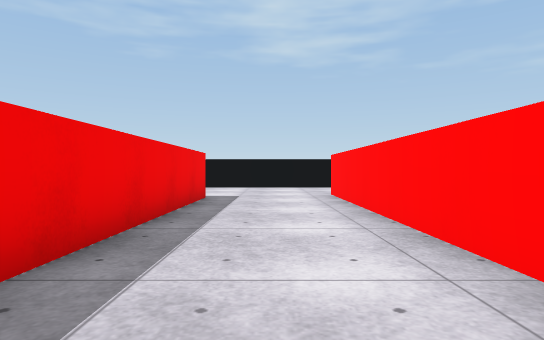
View 1 (above)

20 first-person views from a walk through a scene from a Unity 3-D project. The camera is 0.62 m above the floor, looks level and sees 75° across. The floor is counted in squares, 1 m on a side. Each view is taken from the middle of a square. On the plan, view 1 faces up. The plan holds only what a view shows up to about 10 squares ahead; the rest is blank. Surface patterns are stand-ins for the level's own textures.

View 2
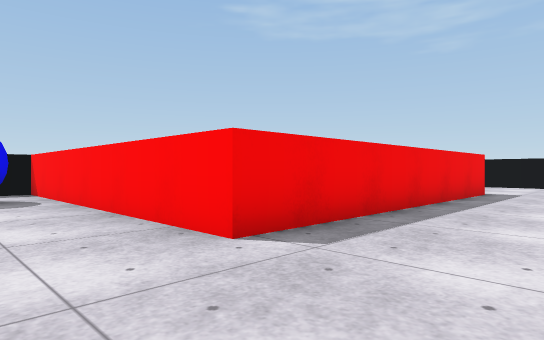

View 3
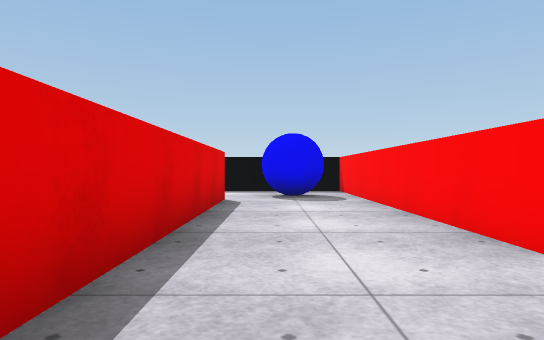

View 4
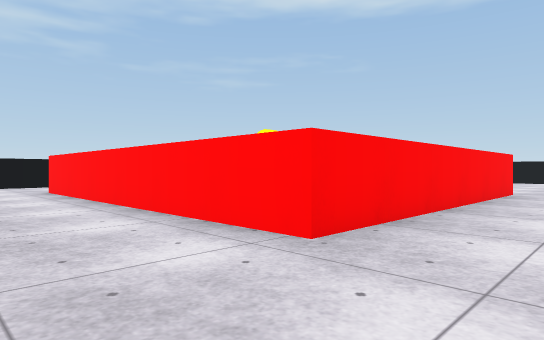

View 5
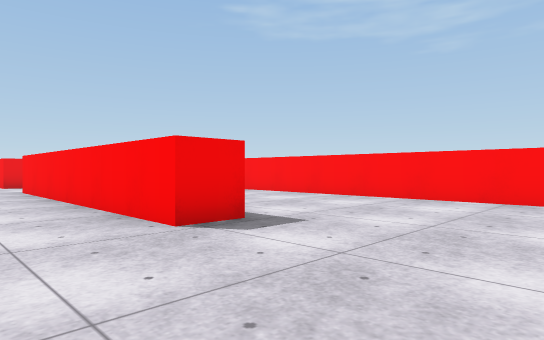

View 6
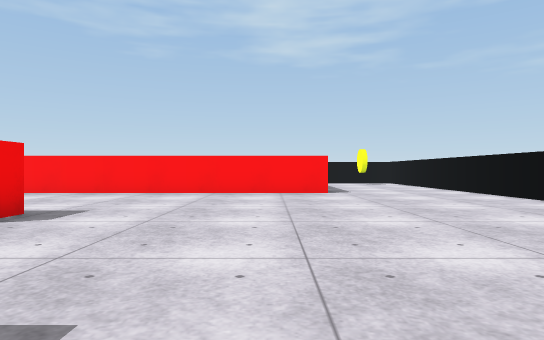

View 7
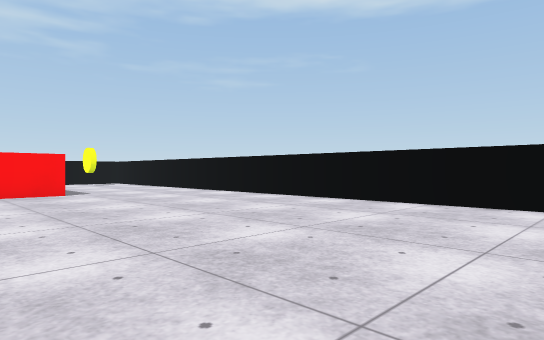

View 8
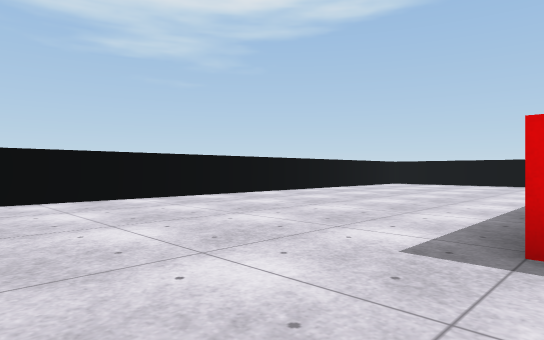

View 9
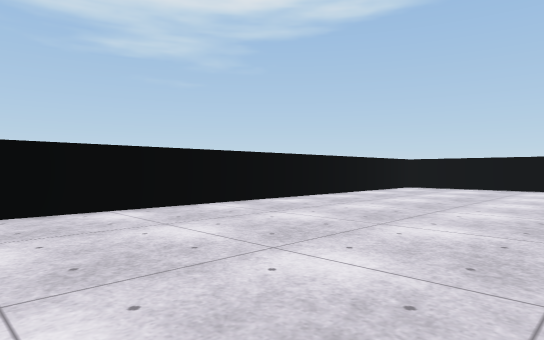

View 10
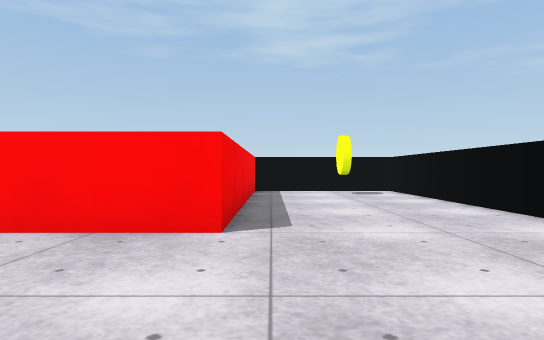

View 11
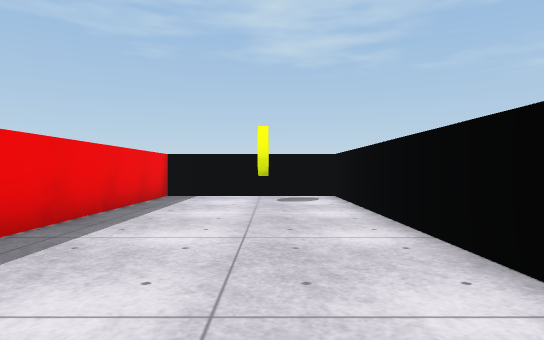

View 12
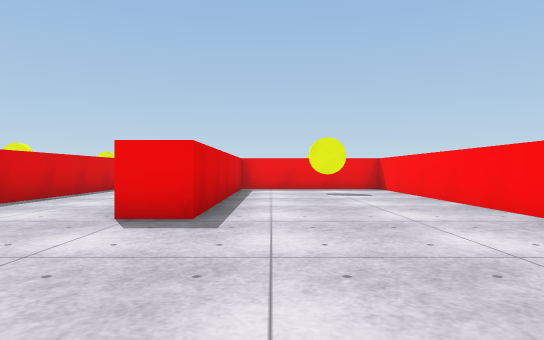

View 13
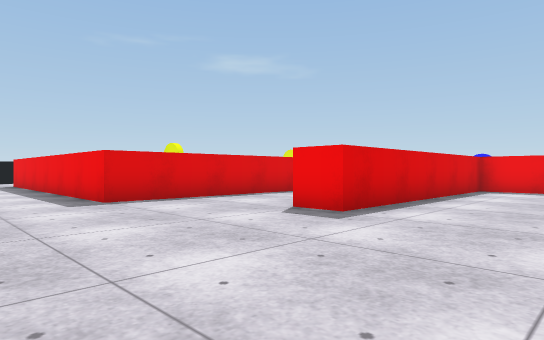

View 14
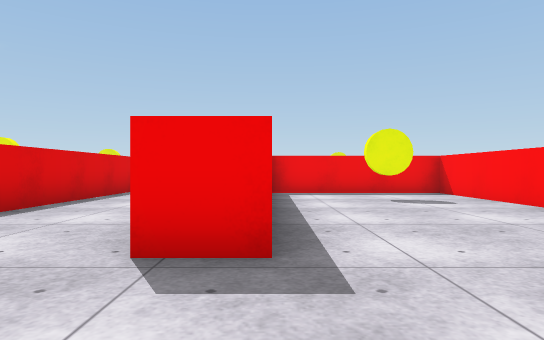

View 15
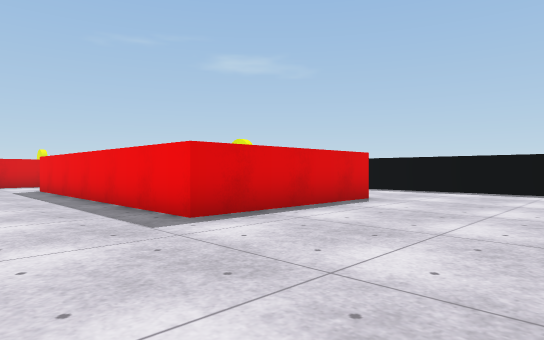

View 16
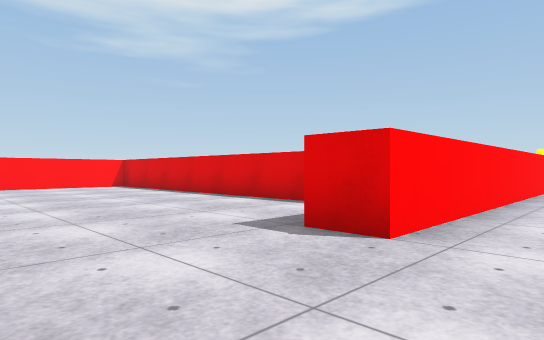

View 17
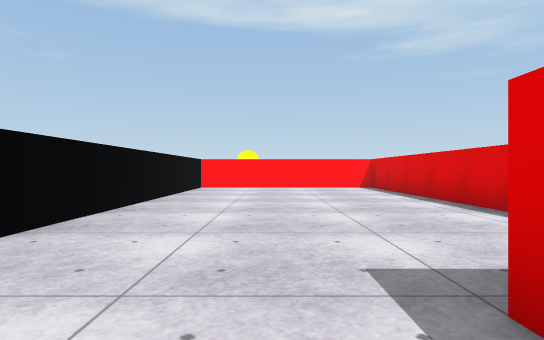

View 18
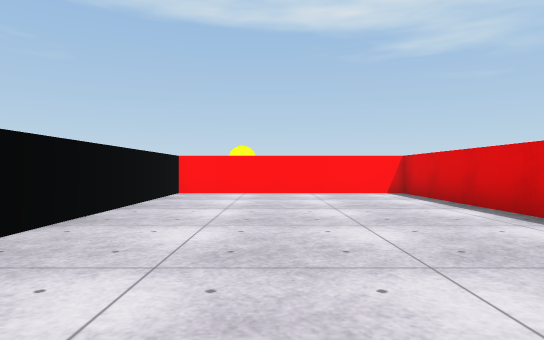

View 19
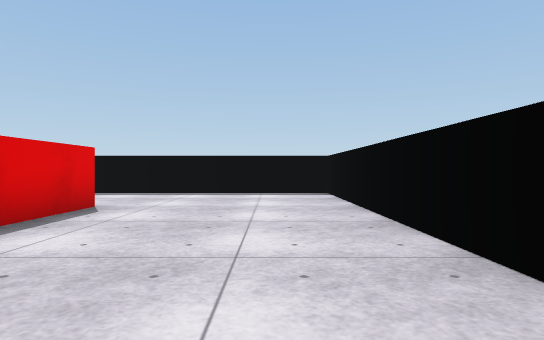

View 20
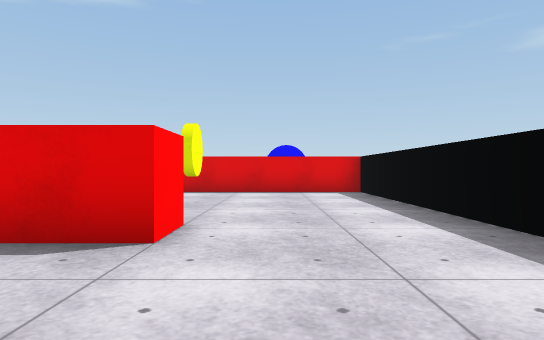

### Floor plan
Points are (right, up) in squares from view 1. A wall is a line through its corners. A room is listed if a view was taken in it or the views show most of it. See-through windows are left out.
Room 1 (views 1, 4, 15, 16, 17, 18, 19, 20)
walls: (4.5, 6.5) (13.5, 6.5) (13.5, 12.5) (6, 12.5); (-6, 7) (-6, 8) (-1.5, 8) (-1.5, 0) (-9.5, 0) (-9.5, -0.6); (1.5, 0) (1.5, 9) (2.5, 9); (-5.4, 12.5) (-9.5, 12.5) (-9.5, 1); (-6.5, -3) (-0.2, -3)
ways out: opening at (1, -1.5) to room 2; opening at (-8, -3.5)
objects: blue ball (-8, -2) to (-7, -1); coin (-5, 4)
Room 2 (views 2, 3, 5, 6, 7, 8, 9, 10, 11, 12, 13, 14)
walls: (2.9, 1) (9.5, 1) (9.5, 0) (1.5, 0); (2, -3) (11.5, -3) (11.5, -7.6); (18.5, -11.6) (18.5, 12.5) (14.5, 12.5) (14.5, 5.5) (2.5, 5.5) (2.5, 1)
ways out: opening at (1, -1.5) to room 1
objects: coin (4, 3) to (4, 4); coin (17, 11)

Positions as (right, up) in squares from view 1, and headings:
1: (0, 0), facing up
2: (1, -2), facing up-left
3: (1, -2), facing left
4: (-1, -2), facing up-right
5: (13, -2), facing up-left
6: (13, -4), facing up
7: (12, -4), facing up-right
8: (11, 0), facing down-right
9: (13, -3), facing down-right
10: (15, 2), facing up
11: (17, 4), facing up
12: (14, 2), facing left
13: (14, 4), facing down-left
14: (12, 1), facing left
15: (1, 12), facing down-left
16: (0, 12), facing down-right
17: (1, 10), facing right
18: (4, 10), facing right
19: (0, 11), facing left
20: (-7, 11), facing down
